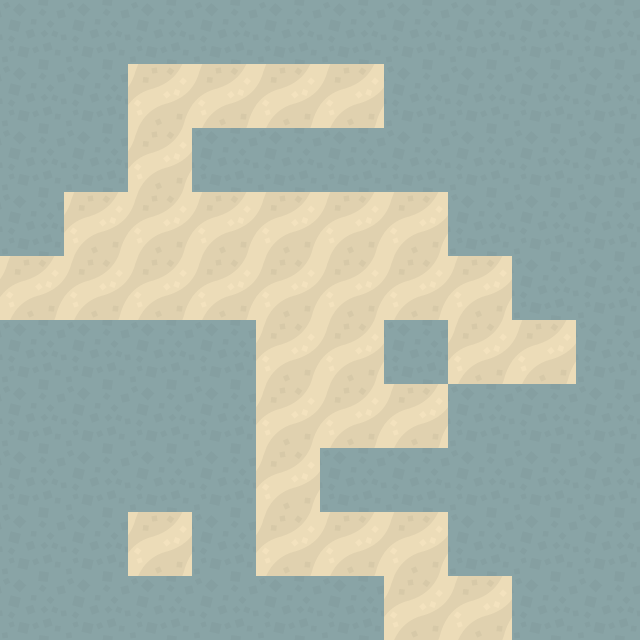

The image is a tile-based game level rendered from a .tmx file. Its description and complete source (layers, tilesets, objects, tile grids) follow:
An orthogonal 10x10 tile map with 64x64 px tiles, 1 tile layer (Слой тайлов 1).

<map version="1.4" tiledversion="1.4.2" orientation="orthogonal" renderorder="right-down" width="10" height="10" tilewidth="64" tileheight="64" infinite="0" nextlayerid="2" nextobjectid="1">
 <tileset firstgid="1" source="TileMap/towerDefense_tilesheet.tsx" />
 <layer id="1" name="Слой тайлов 1" width="10" height="10">
  <data>
   <tile gid="160" />
   <tile gid="160" />
   <tile gid="160" />
   <tile gid="160" />
   <tile gid="160" />
   <tile gid="160" />
   <tile gid="160" />
   <tile gid="160" />
   <tile gid="160" />
   <tile gid="160" />
   <tile gid="160" />
   <tile gid="160" />
   <tile gid="161" />
   <tile gid="161" />
   <tile gid="161" />
   <tile gid="161" />
   <tile gid="160" />
   <tile gid="160" />
   <tile gid="160" />
   <tile gid="160" />
   <tile gid="160" />
   <tile gid="160" />
   <tile gid="161" />
   <tile gid="160" />
   <tile gid="160" />
   <tile gid="160" />
   <tile gid="160" />
   <tile gid="160" />
   <tile gid="160" />
   <tile gid="160" />
   <tile gid="160" />
   <tile gid="161" />
   <tile gid="161" />
   <tile gid="161" />
   <tile gid="161" />
   <tile gid="161" />
   <tile gid="161" />
   <tile gid="160" />
   <tile gid="160" />
   <tile gid="160" />
   <tile gid="161" />
   <tile gid="161" />
   <tile gid="161" />
   <tile gid="161" />
   <tile gid="161" />
   <tile gid="161" />
   <tile gid="161" />
   <tile gid="161" />
   <tile gid="160" />
   <tile gid="160" />
   <tile gid="160" />
   <tile gid="160" />
   <tile gid="160" />
   <tile gid="160" />
   <tile gid="161" />
   <tile gid="161" />
   <tile gid="160" />
   <tile gid="161" />
   <tile gid="161" />
   <tile gid="160" />
   <tile gid="160" />
   <tile gid="160" />
   <tile gid="160" />
   <tile gid="160" />
   <tile gid="161" />
   <tile gid="161" />
   <tile gid="161" />
   <tile gid="160" />
   <tile gid="160" />
   <tile gid="160" />
   <tile gid="160" />
   <tile gid="160" />
   <tile gid="160" />
   <tile gid="160" />
   <tile gid="161" />
   <tile gid="160" />
   <tile gid="160" />
   <tile gid="160" />
   <tile gid="160" />
   <tile gid="160" />
   <tile gid="160" />
   <tile gid="160" />
   <tile gid="161" />
   <tile gid="160" />
   <tile gid="161" />
   <tile gid="161" />
   <tile gid="161" />
   <tile gid="160" />
   <tile gid="160" />
   <tile gid="160" />
   <tile gid="160" />
   <tile gid="160" />
   <tile gid="160" />
   <tile gid="160" />
   <tile gid="160" />
   <tile gid="160" />
   <tile gid="161" />
   <tile gid="161" />
   <tile gid="160" />
   <tile gid="160" />
  </data>
 </layer>
</map>
